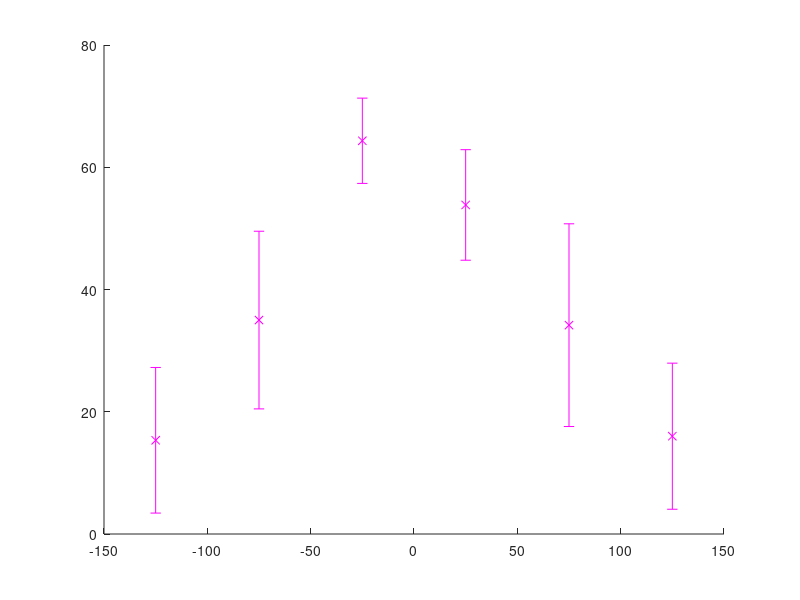

Here is the MATLAB script that generated this plot: (Note: this script raises an error after producing the figure.)
%plot PMC Esr vs. Crh sections
esrMeanCounts = fliplr([16 34.16666667 53.83333333 64.33333333 35 15.33333333]);
esrStdCounts = fliplr([11.9498954 16.58211888 9.042492282 6.976149845 14.5327217 11.91077943]);
crhMeanCounts = fliplr([78.66666667 100.6666667 109.5 121 88.16666667 45.66666667]);
crhStdCounts = fliplr([14.94880151 12.4365054 11.53689733 10.67707825 24.83076049 22.16002407]);
overlapMeanCounts = fliplr([5.666666667 9.333333333 10.33333333 10.83333333 5.5 3.166666667]);
overlapStdCounts = fliplr([5.202563471 6.889605697 4.844240567 2.483277404 3.271085447 2.316606714]);

fontSz = 20;

hPmcSections = figure;
hold on;
errorbar([-125 -75 -25 25 75 125], esrMeanCounts, esrStdCounts, 'mx', 'LineWidth', 2);
plot([-125 -75 -25 25 75 125], esrMeanCounts, 'o-', 'Color', 'm', 'MarkerSize', 5, 'LineWidth', 3);
errorbar([-125 -75 -25 25 75 125], crhMeanCounts, crhStdCounts, 'cx', 'LineWidth', 2);
plot([-125 -75 -25 25 75 125], crhMeanCounts, 'o-', 'Color', 'c', 'MarkerSize', 5, 'LineWidth', 3);
errorbar([-125 -75 -25 25 75 125], overlapMeanCounts, overlapStdCounts, 'kx', 'LineWidth', 2);
plot([-125 -75 -25 25 75 125], overlapMeanCounts, 'o-', 'Color', 'k', 'MarkerSize', 5, 'LineWidth', 3);
hold off;
axis([-140 140 0 140]);
set(gca, 'FontSize', fontSz);
set(gca,'XTick', [-125 -75 -25 25 75 125], 'XTickLabel',{'-125' '-75' '-25' '25' '75' '125'})
ylabel('# cells', 'FontSize', fontSz)
xlabel('rostral-caudal distance from PMC center (um)', 'FontSize', fontSz)




